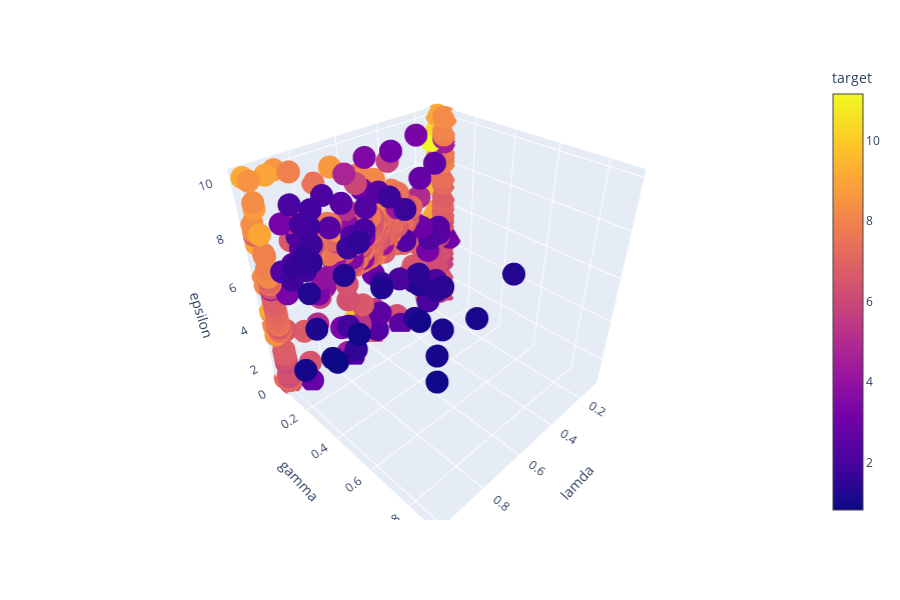

Notebook code for this chart:
### Code cell
px.scatter_3d(df1, x = "lamda", y = "gamma", z = "epsilon", color = "target", hover_data = ["C"])

### Figure 1 — Plotly figure (JSON) as saved in the notebook; plotly's stock layout.template omitted (floating-point values rounded to 4 significant figures; data arrays with more than 128 entries replaced by an {"elided": "..."} marker saying what was removed)
{"data": [{"customdata": {"elided": "488x1 float values"}, "hoverlabel": {"namelength": 0}, "hovertemplate": "lamda=%{x}<br>gamma=%{y}<br>epsilon=%{z}<br>C=%{customdata[0]}<br>target=%{marker.color}", "legendgroup": "", "marker": {"color": {"elided": "488 float values"}, "coloraxis": "coloraxis", "symbol": "circle"}, "mode": "markers", "name": "", "scene": "scene", "showlegend": false, "type": "scatter3d", "x": {"elided": "488 float values"}, "y": {"elided": "488 float values"}, "z": {"elided": "488 float values"}}], "layout": {"coloraxis": {"colorbar": {"title": {"text": "target"}}, "colorscale": [[0, "#0d0887"], [0.1111, "#46039f"], [0.2222, "#7201a8"], [0.3333, "#9c179e"], [0.4444, "#bd3786"], [0.5556, "#d8576b"], [0.6667, "#ed7953"], [0.7778, "#fb9f3a"], [0.8889, "#fdca26"], [1, "#f0f921"]]}, "height": 600, "legend": {"tracegroupgap": 0}, "margin": {"t": 60}, "scene": {"domain": {"x": [0, 0.98], "y": [0, 1]}, "xaxis": {"title": {"text": "lamda"}}, "yaxis": {"title": {"text": "gamma"}}, "zaxis": {"title": {"text": "epsilon"}}}}}
